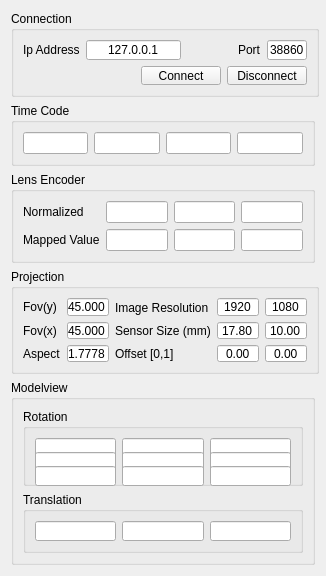
<?xml version="1.0" encoding="UTF-8"?>
<ui version="4.0">
 <class>NCamWidget</class>
 <widget class="QWidget" name="NCamWidget">
  <property name="geometry">
   <rect>
    <x>0</x>
    <y>0</y>
    <width>326</width>
    <height>576</height>
   </rect>
  </property>
  <property name="minimumSize">
   <size>
    <width>326</width>
    <height>576</height>
   </size>
  </property>
  <property name="windowTitle">
   <string>NCam Client</string>
  </property>
  <layout class="QVBoxLayout" name="verticalLayout_3">
   <item>
    <widget class="QGroupBox" name="connectionGroupBox">
     <property name="minimumSize">
      <size>
       <width>308</width>
       <height>86</height>
      </size>
     </property>
     <property name="title">
      <string>Connection</string>
     </property>
     <layout class="QVBoxLayout" name="verticalLayout_2">
      <item>
       <layout class="QHBoxLayout" name="ipHorizontalLayout">
        <item>
         <widget class="QLabel" name="ipLabel">
          <property name="text">
           <string>Ip Address</string>
          </property>
         </widget>
        </item>
        <item>
         <widget class="QLineEdit" name="ipLineEdit">
          <property name="sizePolicy">
           <sizepolicy hsizetype="Fixed" vsizetype="Fixed">
            <horstretch>0</horstretch>
            <verstretch>0</verstretch>
           </sizepolicy>
          </property>
          <property name="minimumSize">
           <size>
            <width>95</width>
            <height>0</height>
           </size>
          </property>
          <property name="maximumSize">
           <size>
            <width>95</width>
            <height>16777215</height>
           </size>
          </property>
          <property name="baseSize">
           <size>
            <width>95</width>
            <height>0</height>
           </size>
          </property>
          <property name="inputMask">
           <string/>
          </property>
          <property name="text">
           <string>127.0.0.1</string>
          </property>
          <property name="alignment">
           <set>Qt::AlignCenter</set>
          </property>
         </widget>
        </item>
        <item>
         <spacer name="ipHorizontalSpacer">
          <property name="orientation">
           <enum>Qt::Horizontal</enum>
          </property>
          <property name="sizeHint" stdset="0">
           <size>
            <width>40</width>
            <height>20</height>
           </size>
          </property>
         </spacer>
        </item>
        <item>
         <widget class="QLabel" name="portLabel">
          <property name="text">
           <string>Port</string>
          </property>
         </widget>
        </item>
        <item>
         <widget class="QLineEdit" name="portLineEdit">
          <property name="minimumSize">
           <size>
            <width>40</width>
            <height>0</height>
           </size>
          </property>
          <property name="maximumSize">
           <size>
            <width>40</width>
            <height>16777215</height>
           </size>
          </property>
          <property name="baseSize">
           <size>
            <width>40</width>
            <height>0</height>
           </size>
          </property>
          <property name="inputMask">
           <string/>
          </property>
          <property name="text">
           <string>38860</string>
          </property>
         </widget>
        </item>
       </layout>
      </item>
      <item>
       <layout class="QHBoxLayout" name="connectHorizontalLayout">
        <item>
         <spacer name="horizontalSpacer">
          <property name="orientation">
           <enum>Qt::Horizontal</enum>
          </property>
          <property name="sizeHint" stdset="0">
           <size>
            <width>88</width>
            <height>20</height>
           </size>
          </property>
         </spacer>
        </item>
        <item>
         <widget class="QPushButton" name="connectButton">
          <property name="text">
           <string>Connect</string>
          </property>
         </widget>
        </item>
        <item>
         <widget class="QPushButton" name="disconnectButton">
          <property name="text">
           <string>Disconnect</string>
          </property>
         </widget>
        </item>
       </layout>
      </item>
     </layout>
    </widget>
   </item>
   <item>
    <widget class="QGroupBox" name="timeCodeGroupBox">
     <property name="title">
      <string>Time Code</string>
     </property>
     <layout class="QHBoxLayout" name="horizontalLayout">
      <item>
       <widget class="QLineEdit" name="timeCodeHourLineEdit"/>
      </item>
      <item>
       <widget class="QLineEdit" name="timeCodeMinLineEdit"/>
      </item>
      <item>
       <widget class="QLineEdit" name="timeCodeSecLineEdit"/>
      </item>
      <item>
       <widget class="QLineEdit" name="timeCodeFrameLineEdit"/>
      </item>
     </layout>
    </widget>
   </item>
   <item>
    <widget class="QGroupBox" name="lensEncoderGroupBox">
     <property name="title">
      <string>Lens Encoder</string>
     </property>
     <layout class="QGridLayout" name="gridLayout_2">
      <item row="0" column="0">
       <widget class="QLabel" name="lensEncoderNormalizedLabel">
        <property name="frameShape">
         <enum>QFrame::NoFrame</enum>
        </property>
        <property name="frameShadow">
         <enum>QFrame::Plain</enum>
        </property>
        <property name="text">
         <string>Normalized</string>
        </property>
       </widget>
      </item>
      <item row="0" column="1">
       <layout class="QHBoxLayout" name="lensEncoderHorizontalLayout">
        <item>
         <widget class="QLineEdit" name="zoomNormalizedLineEdit"/>
        </item>
        <item>
         <widget class="QLineEdit" name="focusNormalizedLineEdit"/>
        </item>
        <item>
         <widget class="QLineEdit" name="irisNormalizedLineEdit"/>
        </item>
       </layout>
      </item>
      <item row="1" column="0">
       <widget class="QLabel" name="lensEncoderMappedLabel">
        <property name="text">
         <string>Mapped Value</string>
        </property>
       </widget>
      </item>
      <item row="1" column="1">
       <layout class="QHBoxLayout" name="lensEncoderMappedHorizontalLayout">
        <item>
         <widget class="QLineEdit" name="zoomMappedLineEdit"/>
        </item>
        <item>
         <widget class="QLineEdit" name="focusMappedLineEdit"/>
        </item>
        <item>
         <widget class="QLineEdit" name="irisMappedLineEdit"/>
        </item>
       </layout>
      </item>
     </layout>
    </widget>
   </item>
   <item>
    <widget class="QGroupBox" name="projectionGroupBox">
     <property name="minimumSize">
      <size>
       <width>308</width>
       <height>105</height>
      </size>
     </property>
     <property name="title">
      <string>Projection</string>
     </property>
     <layout class="QGridLayout" name="gridLayout_3">
      <item row="0" column="0">
       <widget class="QLabel" name="fovYLabel">
        <property name="text">
         <string>Fov(y)</string>
        </property>
       </widget>
      </item>
      <item row="0" column="1">
       <widget class="QLineEdit" name="fovYLineEdit">
        <property name="enabled">
         <bool>true</bool>
        </property>
        <property name="text">
         <string>45.000</string>
        </property>
        <property name="alignment">
         <set>Qt::AlignCenter</set>
        </property>
        <property name="readOnly">
         <bool>true</bool>
        </property>
       </widget>
      </item>
      <item row="0" column="2">
       <widget class="QLabel" name="imageSizeLabel">
        <property name="minimumSize">
         <size>
          <width>83</width>
          <height>20</height>
         </size>
        </property>
        <property name="text">
         <string>Image Resolution</string>
        </property>
       </widget>
      </item>
      <item row="0" column="3">
       <widget class="QLineEdit" name="imageWidthLineEdit">
        <property name="enabled">
         <bool>true</bool>
        </property>
        <property name="text">
         <string>1920</string>
        </property>
        <property name="alignment">
         <set>Qt::AlignCenter</set>
        </property>
        <property name="readOnly">
         <bool>true</bool>
        </property>
       </widget>
      </item>
      <item row="0" column="4">
       <widget class="QLineEdit" name="imageHeightLineEdit">
        <property name="enabled">
         <bool>true</bool>
        </property>
        <property name="text">
         <string>1080</string>
        </property>
        <property name="alignment">
         <set>Qt::AlignCenter</set>
        </property>
        <property name="readOnly">
         <bool>true</bool>
        </property>
       </widget>
      </item>
      <item row="1" column="0">
       <widget class="QLabel" name="fovXLabel">
        <property name="text">
         <string>Fov(x)</string>
        </property>
       </widget>
      </item>
      <item row="1" column="1">
       <widget class="QLineEdit" name="fovXLineEdit">
        <property name="enabled">
         <bool>true</bool>
        </property>
        <property name="text">
         <string>45.000</string>
        </property>
        <property name="alignment">
         <set>Qt::AlignCenter</set>
        </property>
        <property name="readOnly">
         <bool>true</bool>
        </property>
       </widget>
      </item>
      <item row="1" column="2">
       <widget class="QLabel" name="sensorSizerLabel">
        <property name="text">
         <string>Sensor Size (mm)</string>
        </property>
       </widget>
      </item>
      <item row="1" column="3">
       <widget class="QLineEdit" name="sensorWidthLineEdit">
        <property name="enabled">
         <bool>true</bool>
        </property>
        <property name="sizePolicy">
         <sizepolicy hsizetype="Expanding" vsizetype="Fixed">
          <horstretch>0</horstretch>
          <verstretch>0</verstretch>
         </sizepolicy>
        </property>
        <property name="text">
         <string>17.80</string>
        </property>
        <property name="alignment">
         <set>Qt::AlignCenter</set>
        </property>
        <property name="readOnly">
         <bool>true</bool>
        </property>
       </widget>
      </item>
      <item row="1" column="4">
       <widget class="QLineEdit" name="sensorHeightLineEdit">
        <property name="enabled">
         <bool>true</bool>
        </property>
        <property name="text">
         <string>10.00</string>
        </property>
        <property name="alignment">
         <set>Qt::AlignCenter</set>
        </property>
        <property name="readOnly">
         <bool>true</bool>
        </property>
       </widget>
      </item>
      <item row="2" column="0">
       <widget class="QLabel" name="aspectLabel">
        <property name="text">
         <string>Aspect</string>
        </property>
       </widget>
      </item>
      <item row="2" column="1">
       <widget class="QLineEdit" name="aspectLineEdit">
        <property name="enabled">
         <bool>true</bool>
        </property>
        <property name="text">
         <string>1.7778</string>
        </property>
        <property name="alignment">
         <set>Qt::AlignCenter</set>
        </property>
        <property name="readOnly">
         <bool>true</bool>
        </property>
       </widget>
      </item>
      <item row="2" column="2">
       <widget class="QLabel" name="offsetLabel">
        <property name="text">
         <string>Offset [0,1]</string>
        </property>
       </widget>
      </item>
      <item row="2" column="3">
       <widget class="QLineEdit" name="offsetXLineEdit">
        <property name="enabled">
         <bool>true</bool>
        </property>
        <property name="text">
         <string>0.00</string>
        </property>
        <property name="alignment">
         <set>Qt::AlignCenter</set>
        </property>
        <property name="readOnly">
         <bool>true</bool>
        </property>
       </widget>
      </item>
      <item row="2" column="4">
       <widget class="QLineEdit" name="offsetYLineEdit">
        <property name="enabled">
         <bool>true</bool>
        </property>
        <property name="text">
         <string>0.00</string>
        </property>
        <property name="alignment">
         <set>Qt::AlignCenter</set>
        </property>
        <property name="readOnly">
         <bool>true</bool>
        </property>
       </widget>
      </item>
     </layout>
    </widget>
   </item>
   <item>
    <widget class="QGroupBox" name="modelViewGroupBox">
     <property name="title">
      <string>Modelview</string>
     </property>
     <layout class="QVBoxLayout" name="verticalLayout">
      <item>
       <widget class="QGroupBox" name="rotationGroupBox">
        <property name="title">
         <string>Rotation</string>
        </property>
        <layout class="QGridLayout" name="gridLayout_4">
         <item row="0" column="0">
          <widget class="QLineEdit" name="rot0LineEdit">
           <property name="minimumSize">
            <size>
             <width>0</width>
             <height>20</height>
            </size>
           </property>
           <property name="maximumSize">
            <size>
             <width>16777215</width>
             <height>20</height>
            </size>
           </property>
           <property name="readOnly">
            <bool>true</bool>
           </property>
          </widget>
         </item>
         <item row="0" column="1">
          <widget class="QLineEdit" name="rot1LineEdit">
           <property name="minimumSize">
            <size>
             <width>0</width>
             <height>20</height>
            </size>
           </property>
           <property name="maximumSize">
            <size>
             <width>16777215</width>
             <height>20</height>
            </size>
           </property>
           <property name="readOnly">
            <bool>true</bool>
           </property>
          </widget>
         </item>
         <item row="0" column="2">
          <widget class="QLineEdit" name="rot2LineEdit">
           <property name="minimumSize">
            <size>
             <width>0</width>
             <height>20</height>
            </size>
           </property>
           <property name="maximumSize">
            <size>
             <width>16777215</width>
             <height>20</height>
            </size>
           </property>
           <property name="readOnly">
            <bool>true</bool>
           </property>
          </widget>
         </item>
         <item row="1" column="0">
          <widget class="QLineEdit" name="rot3LineEdit">
           <property name="minimumSize">
            <size>
             <width>0</width>
             <height>20</height>
            </size>
           </property>
           <property name="maximumSize">
            <size>
             <width>16777215</width>
             <height>20</height>
            </size>
           </property>
           <property name="readOnly">
            <bool>true</bool>
           </property>
          </widget>
         </item>
         <item row="1" column="1">
          <widget class="QLineEdit" name="rot4LineEdit">
           <property name="minimumSize">
            <size>
             <width>0</width>
             <height>20</height>
            </size>
           </property>
           <property name="maximumSize">
            <size>
             <width>16777215</width>
             <height>20</height>
            </size>
           </property>
           <property name="readOnly">
            <bool>true</bool>
           </property>
          </widget>
         </item>
         <item row="1" column="2">
          <widget class="QLineEdit" name="rot5LineEdit">
           <property name="minimumSize">
            <size>
             <width>0</width>
             <height>20</height>
            </size>
           </property>
           <property name="maximumSize">
            <size>
             <width>16777215</width>
             <height>20</height>
            </size>
           </property>
           <property name="readOnly">
            <bool>true</bool>
           </property>
          </widget>
         </item>
         <item row="2" column="0">
          <widget class="QLineEdit" name="rot6LineEdit">
           <property name="minimumSize">
            <size>
             <width>0</width>
             <height>20</height>
            </size>
           </property>
           <property name="maximumSize">
            <size>
             <width>16777215</width>
             <height>20</height>
            </size>
           </property>
           <property name="readOnly">
            <bool>true</bool>
           </property>
          </widget>
         </item>
         <item row="2" column="1">
          <widget class="QLineEdit" name="rot7LineEdit">
           <property name="minimumSize">
            <size>
             <width>0</width>
             <height>20</height>
            </size>
           </property>
           <property name="maximumSize">
            <size>
             <width>16777215</width>
             <height>20</height>
            </size>
           </property>
           <property name="readOnly">
            <bool>true</bool>
           </property>
          </widget>
         </item>
         <item row="2" column="2">
          <widget class="QLineEdit" name="rot8LineEdit">
           <property name="minimumSize">
            <size>
             <width>0</width>
             <height>20</height>
            </size>
           </property>
           <property name="maximumSize">
            <size>
             <width>16777215</width>
             <height>20</height>
            </size>
           </property>
           <property name="readOnly">
            <bool>true</bool>
           </property>
          </widget>
         </item>
        </layout>
       </widget>
      </item>
      <item>
       <widget class="QGroupBox" name="translationGroupBox">
        <property name="title">
         <string>Translation</string>
        </property>
        <layout class="QGridLayout" name="gridLayout_5">
         <item row="0" column="0">
          <widget class="QLineEdit" name="trans0LineEdit">
           <property name="minimumSize">
            <size>
             <width>0</width>
             <height>20</height>
            </size>
           </property>
           <property name="maximumSize">
            <size>
             <width>16777215</width>
             <height>20</height>
            </size>
           </property>
           <property name="readOnly">
            <bool>true</bool>
           </property>
          </widget>
         </item>
         <item row="0" column="1">
          <widget class="QLineEdit" name="trans1LineEdit">
           <property name="minimumSize">
            <size>
             <width>0</width>
             <height>20</height>
            </size>
           </property>
           <property name="maximumSize">
            <size>
             <width>16777215</width>
             <height>20</height>
            </size>
           </property>
           <property name="readOnly">
            <bool>true</bool>
           </property>
          </widget>
         </item>
         <item row="0" column="2">
          <widget class="QLineEdit" name="trans2LineEdit">
           <property name="minimumSize">
            <size>
             <width>0</width>
             <height>20</height>
            </size>
           </property>
           <property name="maximumSize">
            <size>
             <width>16777215</width>
             <height>20</height>
            </size>
           </property>
           <property name="readOnly">
            <bool>true</bool>
           </property>
          </widget>
         </item>
        </layout>
       </widget>
      </item>
     </layout>
    </widget>
   </item>
  </layout>
  <zorder>timeCodeGroupBox</zorder>
  <zorder>lensEncoderGroupBox</zorder>
  <zorder>connectionGroupBox</zorder>
  <zorder>projectionGroupBox</zorder>
  <zorder>modelViewGroupBox</zorder>
 </widget>
 <resources/>
 <connections>
  <connection>
   <sender>connectButton</sender>
   <signal>pressed()</signal>
   <receiver>NCamWidget</receiver>
   <slot>onConnect()</slot>
   <hints>
    <hint type="sourcelabel">
     <x>172</x>
     <y>72</y>
    </hint>
    <hint type="destinationlabel">
     <x>155</x>
     <y>144</y>
    </hint>
   </hints>
  </connection>
  <connection>
   <sender>disconnectButton</sender>
   <signal>pressed()</signal>
   <receiver>NCamWidget</receiver>
   <slot>onDisconnect()</slot>
   <hints>
    <hint type="sourcelabel">
     <x>253</x>
     <y>72</y>
    </hint>
    <hint type="destinationlabel">
     <x>155</x>
     <y>144</y>
    </hint>
   </hints>
  </connection>
 </connections>
 <slots>
  <slot>onConnect()</slot>
  <slot>onDisconnect()</slot>
 </slots>
</ui>
